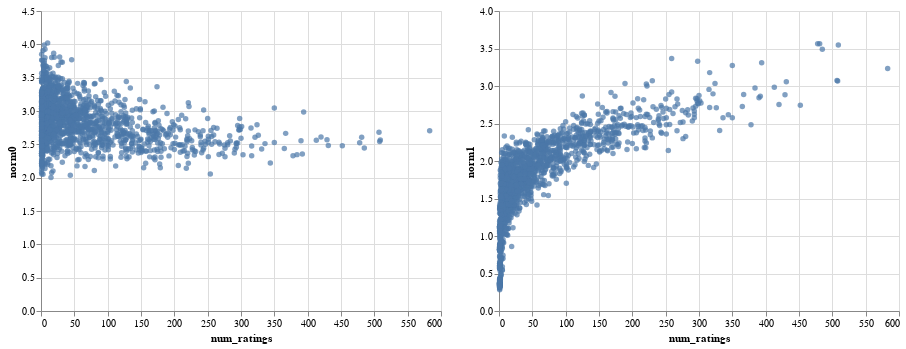

Notebook cell for this chart:
### Markdown cell above
Note: Depending on how the model is initialized, you may observe that some niche movies (ones with few ratings) have a high norm, leading to spurious recommendations. This can happen if the embedding of that movie happens to be initialized with a high norm. Then, because the movie has few ratings, it is infrequently updated, and can keep its high norm. This will be alleviated by using regularization.

Try changing the value of the hyper-parameter `init_stddev`. One quantity that can be helpful is that the expected norm of a $d$-dimensional vector with entries $\sim \mathcal N(0, \sigma^2)$ is approximatley $\sigma \sqrt d$.

How does this affect the embedding norm distribution, and the ranking of the top-norm movies?

### Code cell
model_lowinit = build_model(ratings, embedding_dim=30, init_stddev=0.05)
model_lowinit.train(num_iterations=1000, learning_rate=10.)
movie_neighbors(model_lowinit, "Aladdin", DOT)
movie_neighbors(model_lowinit, "Aladdin", COSINE)
movie_embedding_norm([model, model_lowinit])

### Figure 1 — Vega-Lite specification as saved in the notebook (floating-point values rounded to 4 significant figures; data arrays with more than 128 entries replaced by an {"elided": "..."} marker saying what was removed)
{"config": {"view": {"continuousWidth": 400, "continuousHeight": 300}}, "hconcat": [{"layer": [{"mark": "circle", "encoding": {"color": {"condition": {"value": "#4c78a8", "selection": "selector005"}, "value": "lightgray"}, "x": {"type": "quantitative", "field": "num_ratings"}, "y": {"type": "quantitative", "field": "norm0"}}, "selection": {"selector006": {"type": "single", "encodings": ["x", "y"], "on": "mouseover", "nearest": true, "empty": "none"}, "selector005": {"type": "interval"}}}, {"mark": {"type": "text", "align": "center", "dx": 5, "dy": -5}, "encoding": {"text": {"condition": {"type": "nominal", "field": "title", "selection": "selector006"}, "value": ""}, "x": {"type": "quantitative", "field": "num_ratings"}, "y": {"type": "quantitative", "field": "norm0"}}}]}, {"layer": [{"mark": "circle", "encoding": {"color": {"condition": {"value": "#4c78a8", "selection": "selector005"}, "value": "lightgray"}, "x": {"type": "quantitative", "field": "num_ratings"}, "y": {"type": "quantitative", "field": "norm1"}}, "selection": {"selector007": {"type": "single", "encodings": ["x", "y"], "on": "mouseover", "nearest": true, "empty": "none"}, "selector005": {"type": "interval"}}}, {"mark": {"type": "text", "align": "center", "dx": 5, "dy": -5}, "encoding": {"text": {"condition": {"type": "nominal", "field": "title", "selection": "selector007"}, "value": ""}, "x": {"type": "quantitative", "field": "num_ratings"}, "y": {"type": "quantitative", "field": "norm1"}}}]}], "data": {"name": "data-a07e7fcd4cc33a47893a7822b8b8ccba"}, "$schema": "https://vega.github.io/schema/vega-lite/v4.8.1.json", "datasets": {"data-a07e7fcd4cc33a47893a7822b8b8ccba": {"elided": "1682 records"}}}
